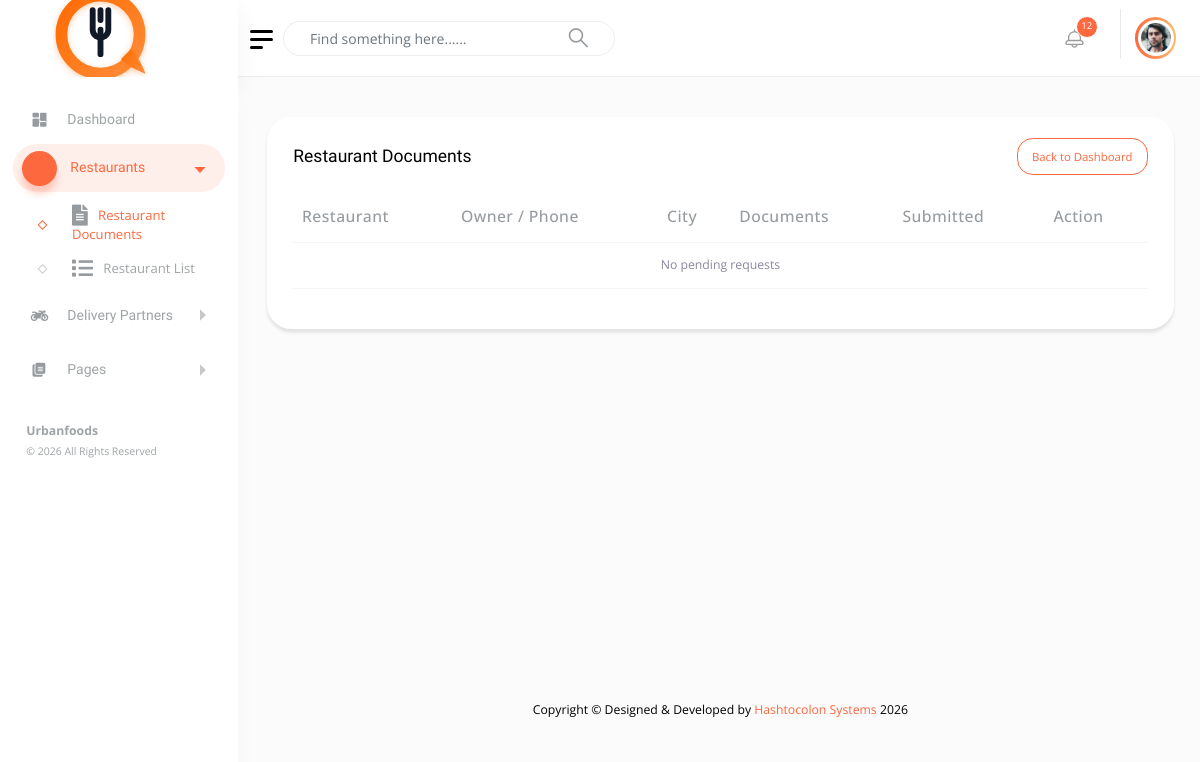
/dashboard/restaurants/ (signed in), run on an earlier commit of the app's database.
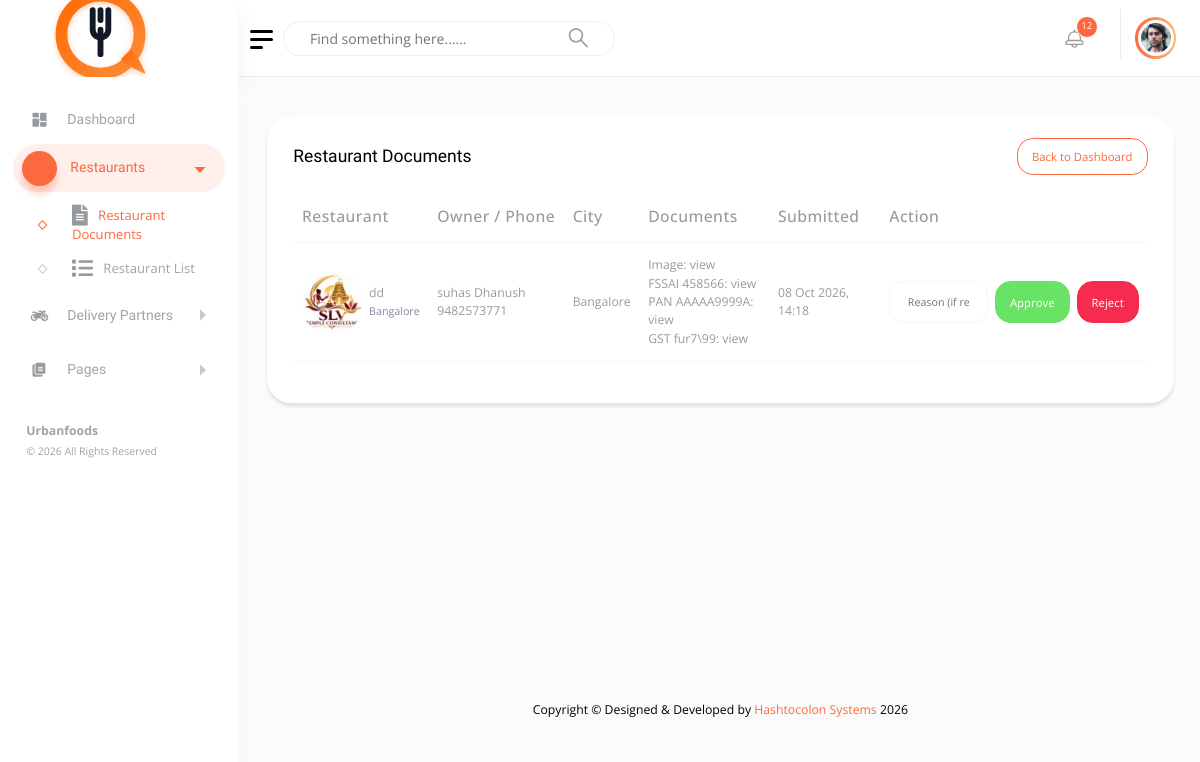
And on a later commit of the database.
### base/models.py (models this page shows, shortened)
class RestaurantProfile(models.Model):
    INCOMPLETE, PENDING, APPROVED, REJECTED = "incomplete", "pending", "approved", "rejected"
    STATUS_CHOICES = [
        (INCOMPLETE, "Documents pending"),
        (PENDING, "Awaiting approval"),
        (APPROVED, "Approved"),
        (REJECTED, "Rejected"),
    ]
    user = models.OneToOneField(settings.AUTH_USER_MODEL, on_delete=models.CASCADE, related_name="restaurant")
    restaurant_name = models.CharField(max_length=150)
    address = models.TextField()
    city = models.CharField(max_length=80)
    image = models.ImageField(upload_to="restaurant_images/", blank=True)
    fssai_number = models.CharField(max_length=20, blank=True)
    fssai_certificate = models.FileField(upload_to="restaurant_docs/fssai/", blank=True)
    pan_number = models.CharField(max_length=10, blank=True)
    pan_card = models.FileField(upload_to="restaurant_docs/pan/", blank=True)
    gst_number = models.CharField(max_length=15, blank=True)
    gst_certificate = models.FileField(upload_to="restaurant_docs/gst/", blank=True)
    latitude = models.DecimalField(max_digits=10,decimal_places=7,null=True,blank=True)
    longitude = models.DecimalField(max_digits=10,decimal_places=7,null=True,blank=True)
    status = models.CharField(max_length=12, choices=STATUS_CHOICES, default=INCOMPLETE)
    rejection_reason = models.TextField(blank=True)
    submitted_at = models.DateTimeField(null=True, blank=True)
    reviewed_at = models.DateTimeField(null=True, blank=True)
    reviewed_by = models.ForeignKey(settings.AUTH_USER_MODEL, null=True, blank=True,
                                    on_delete=models.SET_NULL, related_name="+")
    created_at = models.DateTimeField(auto_now_add=True)

### base/views.py (the view)
# urls.py: path("dashboard/restaurants/", views.restaurant_requests, name="restaurant_requests"),
@staff_only
def restaurant_requests(request):
    profiles = (RestaurantProfile.objects.select_related("user")
                .filter(status=RestaurantProfile.PENDING).order_by("-submitted_at"))
    return render(request, "dashboard/restaurant_requests.html", {"profiles": profiles})

### templates/dashboard/restaurant_requests.html (shortened to what this page needs)
{% extends "dashboard/base.html" %}
{% block content %}
<div class="content-body">
  <div class="container-fluid">
    <div class="card">
      <div class="card-header border-0 d-flex justify-content-between">
        <h4 class="fs-20 mb-0">Restaurant Documents</h4>
        <a href="{% url 'base:dashboard' %}" class="btn btn-outline-primary btn-sm">Back to Dashboard</a>
      </div>
      <div class="card-body pt-0 table-responsive">
        <table class="table align-middle">
          <thead>
            <tr>
              <th>Restaurant</th><th>Owner / Phone</th><th>City</th>
              <th>Documents</th><th>Submitted</th><th>Action</th>
            </tr>
          </thead>
          <tbody>
          {% for p in profiles %}
            <tr>
              <td>
                <div class="d-flex align-items-center gap-2">
                  {% if p.image %}
                    <a href="{{ p.image.url }}" target="_blank">
                      <img src="{{ p.image.url }}" alt="{{ p.restaurant_name }}" width="60" height="60" class="rounded" style="object-fit:cover">
                    </a>
                  {% else %}
                    <div class="rounded bg-light d-flex align-items-center justify-content-center text-muted" style="width:60px;height:60px"><i class="fas fa-store"></i></div>
                  {% endif %}
                  <div>
                    {{ p.restaurant_name }}<br>
                    <small class="text-muted">{{ p.address }}</small>
                  </div>
                </div>
              </td>
              <td>{{ p.user.get_full_name }}<br>{{ p.user.username }}</td>
              <td>{{ p.city }}</td>
              <td>
                {% if p.image %}Image: <a href="{{ p.image.url }}" target="_blank">view</a><br>{% endif %}
                FSSAI {{ p.fssai_number }}: <a href="{{ p.fssai_certificate.url }}" target="_blank">view</a><br>
                PAN {{ p.pan_number }}: <a href="{{ p.pan_card.url }}" target="_blank">view</a>
                {% if p.gst_certificate %}<br>GST {{ p.gst_number }}: <a href="{{ p.gst_certificate.url }}" target="_blank">view</a>{% endif %}
              </td>
              <td>{{ p.submitted_at|date:"d M Y, H:i" }}</td>
              <td>
                <form method="post" action="{% url 'base:restaurant_review' p.pk %}" class="d-flex gap-2">
                  <input name="reason" class="form-control form-control-sm" placeholder="Reason (if rejecting)">
                  <button name="action" value="approve" class="btn btn-success btn-sm">Approve</button>
                  <button name="action" value="reject" class="btn btn-danger btn-sm">Reject</button>
                </form>
              </td>
            </tr>
          {% empty %}
            <tr><td colspan="6" class="text-center text-muted">No pending requests</td></tr>
          {% endfor %}
          </tbody>
        </table>
      </div>
    </div>
  </div>
</div>
{% endblock %}

### templates/dashboard/base.html (shortened to what this page needs)
{% load static %}
<!DOCTYPE html>
<html lang="en">
<head>
                    <link href="{% static 'public/vendor/chartist/css/chartist.min.css' %}" rel="stylesheet" type="text/css"/>
                    <link href="{% static 'public/vendor/jquery-nice-select/css/nice-select.css' %}" rel="stylesheet" type="text/css"/>
                    <link href="{% static 'public/css/style.css' %}" rel="stylesheet" type="text/css"/>
</head>
<body>
    <div id="main-wrapper">
<div class="nav-header">
    <a href="{% url 'base:dashboard' %}" class="brand-logo">
        <img
            src="{% static 'assets/images/logo.svg' %}"
            alt="UrbanFoods"
            class="admin-logo"
        >
    </a>
    <div class="nav-control">
        <div class="hamburger">
            <span class="line"></span>
            <span class="line"></span>
            <span class="line"></span>
        </div>
    </div>
</div>
<div class="header">
    <div class="header-content">
        <nav class="navbar navbar-expand">
            <div class="collapse navbar-collapse justify-content-between">
                <div class="header-left">
					<div class="nav-item">
						<div class="input-group search-area">
							<input type="text" class="form-control" placeholder="Find something here......">
							<span class="input-group-text"><a href="javascript:void(0)"><i class="flaticon-381-search-2"></i></a></span>
						</div>
					</div>
                </div>
                <ul class="navbar-nav header-right">
					<li class="nav-item dropdown notification_dropdown">
                        <a class="nav-link  ai-icon" href="javascript:void(0);" role="button" data-bs-toggle="dropdown">
                            <span class="badge light text-white bg-primary rounded-circle">12</span>
                        </a>
                    </li>
					<li class="nav-item dropdown  header-profile">
						<a class="nav-link" href="javascript:void(0);" role="button" data-bs-toggle="dropdown">
							<img src="public/images/avatar/profile-1.jpg" width="56" alt=""/>
						</a>
					</li>
                </ul>
            </div>
		</nav>
	</div>
</div>
<div class="deznav">
    <div class="deznav-scroll">
        <ul class="metismenu" id="menu">
           <ul class="metismenu" id="menu">
    <li>
        <a href="{% url 'base:dashboard' %}" aria-expanded="false">
            <i class="flaticon-025-dashboard"></i>
            <span class="nav-text">
                Dashboard
            </span>
        </a>
    </li>
    <li>
        <a class="has-arrow ai-icon"
           href="javascript:void(0);"
           aria-expanded="false">
            <i class="fas fa-store"></i>
            <span class="nav-text">
                Restaurants
            </span>
        </a>
        <ul aria-expanded="false">
            <li>
                <a href="{% url 'base:restaurant_requests' %}">
                    Restaurant Documents
                </a>
            </li>
            <li>
                <a href="{% url 'base:restaurant_list' %}">
                    Restaurant List
                </a>
            </li>
        </ul>
    </li>
    <li>
        <a class="has-arrow ai-icon"
           href="javascript:void(0);"
           aria-expanded="false">
            <i class="fas fa-motorcycle"></i>
            <span class="nav-text">
                Delivery Partners
            </span>
        </a>
    </li>
</ul>
            <li><a class="has-arrow ai-icon" href="javascript:void()" aria-expanded="false">
                    <i class="flaticon-022-copy"></i>
                    <span class="nav-text">Pages</span>
                </a>
            </li>
        </ul>
        <div class="copyright">
            <p><strong>Urbanfoods</strong> © 2026 All Rights Reserved</p>
        </div>
    </div>
</div>
     {% block content %}{% endblock %}
    <div class="footer">
        <div class="copyright">
            <p>Copyright © Designed &amp; Developed by <a href="https://hashtocolon.com/" target="_blank">Hashtocolon Systems</a> 2026</p>
        </div>
    </div>
    </div>
</body>
</html>

### templates/dashboard/base.html (style rules this page uses)
.admin-logo { width: 165px; height: 125px; object-fit: contain; display: block; }

What changed in the data, as far as the page shows it:
added RestaurantProfile: image (picture), restaurant_name "dd", address "Bangalore", user.get_full_name "suhas Dhanush", user.username "9482573771", city "Bangalore", fssai_number "458566", pan_number "AAAAA9999A", gst_number "fur7\\99", submitted_at "08 Oct 2026, 14:18"
Also different on the page:
text no longer shown: "No pending requests"
